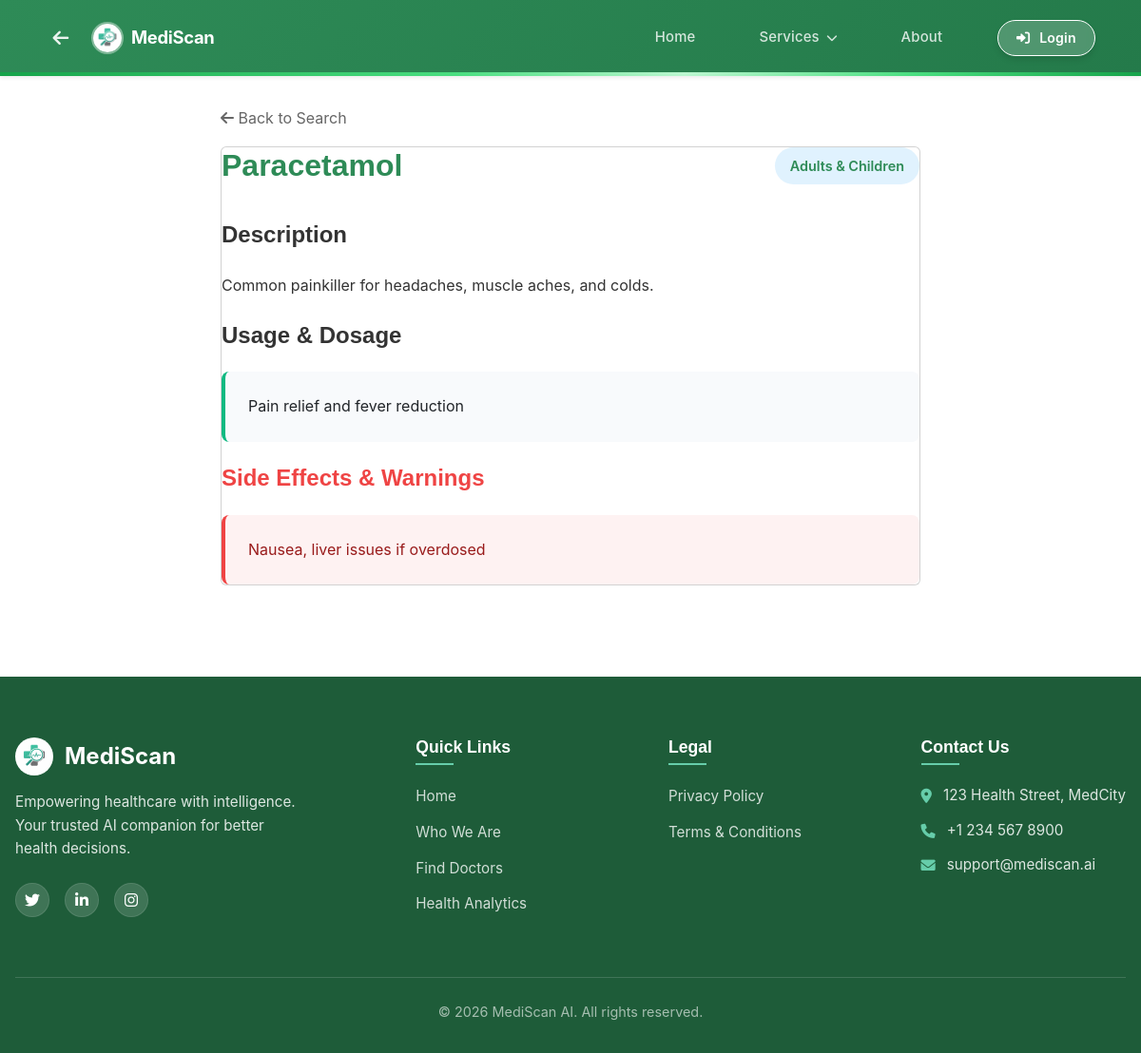
The page /medicine_detail/1 on the database its author committed.
### app.py (models this page shows)
class Medicine(db.Model):
    id = db.Column(db.Integer, primary_key=True)
    name = db.Column(db.String(100), nullable=False)
    usage = db.Column(db.Text, nullable=False)
    age_group = db.Column(db.String(50))
    side_effects = db.Column(db.Text)
    description = db.Column(db.Text)

### app.py (the view)
@app.route('/medicine_detail/<int:id>')
def medicine_detail(id):
    med = Medicine.query.get_or_404(id)
    return render_template('medicine_detail.html', medicine=med)

### templates/medicine_detail.html
{% extends "base.html" %}
{% block content %}
<div class="container" style="max-width: 800px;">
    <a href="{{ url_for('medicines') }}"
        style="color: var(--text-secondary); text-decoration: none; display: inline-block; margin-bottom: 1rem;">
        <i class="fa-solid fa-arrow-left"></i> Back to Search
    </a>
    <div class="card">
        <div style="display: flex; justify-content: space-between; align-items: start;">
            <h2 style="color: var(--primary-color);">{{ medicine.name }}</h2>
            <span
                style="background: #e0f2fe; color: var(--primary-color); padding: 0.5rem 1rem; border-radius: 2rem; font-size: 0.9rem; font-weight: 600;">{{
                medicine.age_group }}</span>
        </div>
        <div style="margin-top: 2rem;">
            <h4 class="mb-4">Description</h4>
            <p style="color: var(--text-primary); line-height: 1.8;">{{ medicine.description }}</p>
            <h4 class="mb-4 mt-4">Usage & Dosage</h4>
            <div
                style="background: #f8fafc; padding: 1.5rem; border-radius: 0.5rem; border-left: 4px solid var(--success);">
                {{ medicine.usage }}
            </div>
            <h4 class="mb-4 mt-4" style="color: var(--danger);">Side Effects & Warnings</h4>
            <div
                style="background: #fef2f2; padding: 1.5rem; border-radius: 0.5rem; border-left: 4px solid var(--danger); color: #991b1b;">
                {{ medicine.side_effects }}
            </div>
        </div>
    </div>
</div>
{% endblock %}

### static/css/style.css (style rules this page uses)
:root { --primary-color: #2E8B57; --secondary-color: #3CB371; --accent-color: #66CDAA; --background-color: #ffffff; --card-bg: #ffffff; --text-primary: #333333; --text-secondary: #666666; --success: #10b981; --warning: #f59e0b; --danger: #ef4444; --font-heading: 'Outfit', sans-serif; --font-body: 'Inter', sans-serif; --shadow-sm: 0 1px 3px rgba(0, 0, 0, 0.1); --shadow-md: 0 4px 6px -1px rgba(0, 0, 0, 0.1), 0 2px 4px -2px rgba(0, 0, 0, 0.1); --shadow-lg: 0 10px 15px -3px rgba(0, 0, 0, 0.1), 0 4px 6px -4px rgba(0, 0, 0, 0.1); --radius: 1rem; }
* { margin: 0; padding: 0; box-sizing: border-box; }
body { font-family: var(--font-body); background-color: #ffffff !important; color: var(--text-primary); line-height: 1.6; padding-top: 80px; padding-top: 80px; }
html { background-color: #ffffff !important; }
h1, h2, h3, h4, h5, h6 { font-family: var(--font-heading); font-weight: 700; color: var(--text-primary); }
.container { max-width: 1200px; margin: 0 auto; padding: 2rem; }

### templates/base.html (style rules this page uses)
body { font-family: 'Inter', 'Outfit', -apple-system, BlinkMacSystemFont, "Segoe UI", Roboto, Helvetica, Arial, sans-serif, "Apple Color Emoji", "Segoe UI Emoji", "Segoe UI Symbol"; }

### rows shown on the page
Medicine: name "Paracetamol", age_group "Adults & Children", description "Common painkiller for headaches, muscle aches, and colds.", usage "Pain relief and fever reduction", side_effects "Nausea, liver issues if overdosed"
